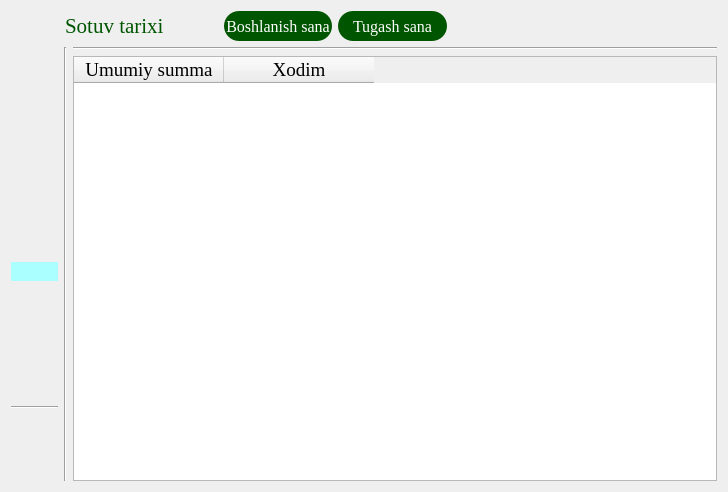
<?xml version="1.0" encoding="UTF-8"?>
<ui version="4.0">
 <class>Form</class>
 <widget class="QWidget" name="Form">
  <property name="geometry">
   <rect>
    <x>0</x>
    <y>0</y>
    <width>728</width>
    <height>492</height>
   </rect>
  </property>
  <property name="font">
   <font>
    <family>Times New Roman</family>
    <pointsize>12</pointsize>
   </font>
  </property>
  <property name="windowTitle">
   <string>Sotuv tarixi</string>
  </property>
  <layout class="QVBoxLayout" name="verticalLayout">
   <item>
    <layout class="QHBoxLayout" name="horizontalLayout_2" stretch="1,1,1,2,2,5">
     <item>
      <spacer name="horizontalSpacer">
       <property name="orientation">
        <enum>Qt::Horizontal</enum>
       </property>
       <property name="sizeHint" stdset="0">
        <size>
         <width>40</width>
         <height>20</height>
        </size>
       </property>
      </spacer>
     </item>
     <item>
      <widget class="QLabel" name="label">
       <property name="minimumSize">
        <size>
         <width>0</width>
         <height>30</height>
        </size>
       </property>
       <property name="font">
        <font>
         <family>Times New Roman</family>
         <pointsize>16</pointsize>
        </font>
       </property>
       <property name="styleSheet">
        <string notr="true">color: rgb(0, 85, 0);</string>
       </property>
       <property name="text">
        <string>Sotuv tarixi</string>
       </property>
      </widget>
     </item>
     <item>
      <spacer name="horizontalSpacer_2">
       <property name="orientation">
        <enum>Qt::Horizontal</enum>
       </property>
       <property name="sizeHint" stdset="0">
        <size>
         <width>40</width>
         <height>20</height>
        </size>
       </property>
      </spacer>
     </item>
     <item>
      <widget class="QPushButton" name="pushButton">
       <property name="minimumSize">
        <size>
         <width>0</width>
         <height>30</height>
        </size>
       </property>
       <property name="styleSheet">
        <string notr="true">color: rgb(255, 255, 255);
background-color: rgb(0, 85, 0);
border-radius:15px;</string>
       </property>
       <property name="text">
        <string>Boshlanish sana</string>
       </property>
      </widget>
     </item>
     <item>
      <widget class="QPushButton" name="pushButton_2">
       <property name="minimumSize">
        <size>
         <width>0</width>
         <height>30</height>
        </size>
       </property>
       <property name="styleSheet">
        <string notr="true">color: rgb(255, 255, 255);
background-color: rgb(0, 85, 0);
border-radius:15px;</string>
       </property>
       <property name="text">
        <string>Tugash sana</string>
       </property>
      </widget>
     </item>
     <item>
      <spacer name="horizontalSpacer_4">
       <property name="orientation">
        <enum>Qt::Horizontal</enum>
       </property>
       <property name="sizeHint" stdset="0">
        <size>
         <width>40</width>
         <height>20</height>
        </size>
       </property>
      </spacer>
     </item>
    </layout>
   </item>
   <item>
    <layout class="QHBoxLayout" name="horizontalLayout_5">
     <item>
      <layout class="QHBoxLayout" name="horizontalLayout">
       <item>
        <layout class="QVBoxLayout" name="verticalLayout_4" stretch="2,2,0,2,2,2,2,1,2">
         <item>
          <widget class="QPushButton" name="pushButton_12">
           <property name="styleSheet">
            <string notr="true">border:none;</string>
           </property>
           <property name="text">
            <string/>
           </property>
           <property name="icon">
            <iconset resource="resource.qrc">
             <normaloff>:/png/image/clarity_storage-line.png</normaloff>:/png/image/clarity_storage-line.png</iconset>
           </property>
           <property name="iconSize">
            <size>
             <width>40</width>
             <height>40</height>
            </size>
           </property>
          </widget>
         </item>
         <item>
          <widget class="QPushButton" name="pushButton_13">
           <property name="styleSheet">
            <string notr="true">border:none;
border-radius:20px;</string>
           </property>
           <property name="text">
            <string/>
           </property>
           <property name="icon">
            <iconset resource="resource.qrc">
             <normaloff>:/png/image/flat-color-icons_sales-performance.png</normaloff>:/png/image/flat-color-icons_sales-performance.png</iconset>
           </property>
           <property name="iconSize">
            <size>
             <width>40</width>
             <height>40</height>
            </size>
           </property>
          </widget>
         </item>
         <item>
          <widget class="QPushButton" name="pushButton_14">
           <property name="styleSheet">
            <string notr="true">border:none;
border-radius:20px;</string>
           </property>
           <property name="text">
            <string/>
           </property>
           <property name="icon">
            <iconset resource="resource.qrc">
             <normaloff>:/png/image/icons8_buy.png</normaloff>:/png/image/icons8_buy.png</iconset>
           </property>
           <property name="iconSize">
            <size>
             <width>40</width>
             <height>40</height>
            </size>
           </property>
          </widget>
         </item>
         <item>
          <widget class="QPushButton" name="pushButton_15">
           <property name="styleSheet">
            <string notr="true">border:none;
border-radius:20px;</string>
           </property>
           <property name="text">
            <string/>
           </property>
           <property name="icon">
            <iconset resource="resource.qrc">
             <normaloff>:/png/image/Group 93.png</normaloff>:/png/image/Group 93.png</iconset>
           </property>
           <property name="iconSize">
            <size>
             <width>40</width>
             <height>40</height>
            </size>
           </property>
          </widget>
         </item>
         <item>
          <widget class="QPushButton" name="pushButton_16">
           <property name="styleSheet">
            <string notr="true">border:none;
border-radius:20px;
background-color: rgb(170, 255, 255);</string>
           </property>
           <property name="text">
            <string/>
           </property>
           <property name="icon">
            <iconset resource="resource.qrc">
             <normaloff>:/png/image/icon-park_history-query.png</normaloff>:/png/image/icon-park_history-query.png</iconset>
           </property>
           <property name="iconSize">
            <size>
             <width>40</width>
             <height>40</height>
            </size>
           </property>
          </widget>
         </item>
         <item>
          <widget class="QPushButton" name="pushButton_17">
           <property name="styleSheet">
            <string notr="true">border:none;
border-radius:20px;</string>
           </property>
           <property name="text">
            <string/>
           </property>
           <property name="icon">
            <iconset resource="resource.qrc">
             <normaloff>:/png/image/emojione-monotone_construction-worker.png</normaloff>:/png/image/emojione-monotone_construction-worker.png</iconset>
           </property>
           <property name="iconSize">
            <size>
             <width>40</width>
             <height>40</height>
            </size>
           </property>
          </widget>
         </item>
         <item>
          <widget class="QPushButton" name="pushButton_19">
           <property name="styleSheet">
            <string notr="true">border:none;</string>
           </property>
           <property name="text">
            <string/>
           </property>
           <property name="icon">
            <iconset resource="resource.qrc">
             <normaloff>:/png/image/fluent_history-20-filled.png</normaloff>:/png/image/fluent_history-20-filled.png</iconset>
           </property>
           <property name="iconSize">
            <size>
             <width>40</width>
             <height>40</height>
            </size>
           </property>
          </widget>
         </item>
         <item>
          <widget class="Line" name="line_4">
           <property name="orientation">
            <enum>Qt::Horizontal</enum>
           </property>
          </widget>
         </item>
         <item>
          <widget class="QPushButton" name="pushButton_20">
           <property name="styleSheet">
            <string notr="true">border:none;
border-radius:20px;</string>
           </property>
           <property name="text">
            <string/>
           </property>
           <property name="icon">
            <iconset resource="resource.qrc">
             <normaloff>:/png/image/image.png</normaloff>:/png/image/image.png</iconset>
           </property>
           <property name="iconSize">
            <size>
             <width>40</width>
             <height>40</height>
            </size>
           </property>
          </widget>
         </item>
        </layout>
       </item>
       <item>
        <widget class="Line" name="line_2">
         <property name="maximumSize">
          <size>
           <width>20</width>
           <height>16777215</height>
          </size>
         </property>
         <property name="font">
          <font>
           <family>MS Shell Dlg 2</family>
           <pointsize>14</pointsize>
           <weight>50</weight>
           <italic>false</italic>
           <bold>false</bold>
           <underline>false</underline>
           <strikeout>false</strikeout>
          </font>
         </property>
         <property name="styleSheet">
          <string notr="true">font: 14pt &quot;MS Shell Dlg 2&quot;;</string>
         </property>
         <property name="orientation">
          <enum>Qt::Vertical</enum>
         </property>
        </widget>
       </item>
      </layout>
     </item>
     <item>
      <layout class="QVBoxLayout" name="verticalLayout_2">
       <item>
        <widget class="Line" name="line_3">
         <property name="orientation">
          <enum>Qt::Horizontal</enum>
         </property>
        </widget>
       </item>
       <item>
        <widget class="QTableWidget" name="tableWidget">
         <property name="font">
          <font>
           <family>Times New Roman</family>
           <pointsize>14</pointsize>
          </font>
         </property>
         <property name="gridStyle">
          <enum>Qt::SolidLine</enum>
         </property>
         <property name="rowCount">
          <number>0</number>
         </property>
         <attribute name="horizontalHeaderMinimumSectionSize">
          <number>60</number>
         </attribute>
         <attribute name="horizontalHeaderDefaultSectionSize">
          <number>150</number>
         </attribute>
         <attribute name="verticalHeaderDefaultSectionSize">
          <number>40</number>
         </attribute>
         <column>
          <property name="text">
           <string>Umumiy summa</string>
          </property>
         </column>
         <column>
          <property name="text">
           <string>Xodim</string>
          </property>
         </column>
        </widget>
       </item>
      </layout>
     </item>
    </layout>
   </item>
  </layout>
 </widget>
 <resources>
  <include location="resource.qrc"/>
 </resources>
 <connections/>
</ui>
